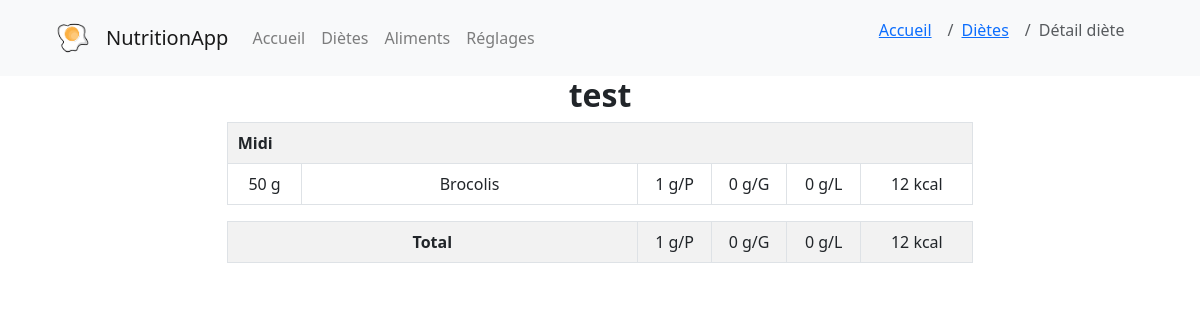
The app's page /voir_diete/1, older data.
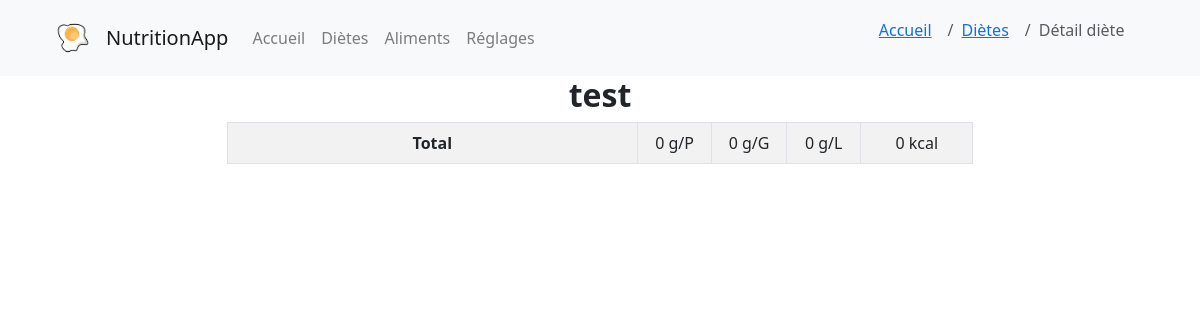
The same page, newer data.
### models/Diete.py (models this page shows, shortened)
class Diete(db.Model):
    id = db.Column(db.Integer, primary_key=True)
    titre_diete = db.Column(db.String(255), nullable=True) # nom de la diete
    createur = db.Column(db.Integer, db.ForeignKey('utilisateur.id'), nullable=True)
    date = db.Column(db.Date, nullable=True)
    createur_obj = db.relationship('Utilisateur', backref=db.backref('dietes'), foreign_keys=[createur])
    def get_by_id(id):
        return Diete.query.get(id)
    def portions_associees(self):
        return Portion.query.join(Aliment).filter(Portion.diete == self.id).order_by(Portion.label_portion, Aliment.titre).all()
    def total_kcal(self):
        return sum([portion.kcal_portion() for portion in self.portions_associees()])
    def total_proteines(self):
        return sum([portion.proteines_portion() for portion in self.portions_associees()])
    def total_glucides(self):
        return sum([portion.glucides_portion() for portion in self.portions_associees()])
    def total_lipides(self):
        return sum([portion.lipides_portion() for portion in self.portions_associees()])

### models/Portion.py (models this page shows, shortened)
class Portion(db.Model):
    id = db.Column(db.Integer, primary_key=True)
    diete = db.Column(db.Integer, db.ForeignKey('diete.id'))
    aliment = db.Column(db.Integer, db.ForeignKey('aliment.id'))
    nombre = db.Column(db.Integer, nullable=False, server_default='0')
    label_portion = db.Column(db.Integer, nullable=False, server_default='0') # 1=matin, 2=collation matin, 3=midi, 4=collation aprem, 5=soir, 6=collation soir
    diete_obj = db.relationship('Diete', backref=db.backref('portions'))
    aliment_obj = db.relationship('Aliment', backref=db.backref('portions'))
    def unite(self):
        return self.aliment_obj.unite
    def kcal_portion(self):
        if self.unite() == 1: # si l'aliment est en unité (kcal * nombre)
            return round(self.aliment_obj.kcal * self.nombre)
        else: # aliment == 0 (kcal * nombre * 0.01 * 100g) ; aliment == 2 (kcal * nombre * 0.01 * 100mL)
            return round(self.aliment_obj.kcal * self.nombre * 0.01)
    def proteines_portion(self):
        if self.unite() == 1:
            return round(self.aliment_obj.proteines * self.nombre)
        else:
            return round(self.aliment_obj.proteines * self.nombre * 0.01)
    def glucides_portion(self):
        if self.unite() == 1:
            return round(self.aliment_obj.glucides * self.nombre)
        else:
            return round(self.aliment_obj.glucides * self.nombre * 0.01)
    def lipides_portion(self):
        if self.unite() == 1:
            return round(self.aliment_obj.lipides * self.nombre)
        else:
            return round(self.aliment_obj.lipides * self.nombre * 0.01)

### models/Aliment.py (models this page shows, shortened)
class Aliment(db.Model):
    id = db.Column(db.Integer, primary_key=True)
    titre = db.Column(db.String(255), nullable=True, unique=True)
    kcal = db.Column(db.Integer, nullable=True, server_default='0')
    proteines = db.Column(db.Integer, nullable=True, server_default='0')
    glucides = db.Column(db.Integer, nullable=True, server_default='0')
    lipides = db.Column(db.Integer, nullable=True, server_default='0')
    categorie = db.Column(db.String(255), nullable=True, server_default="Autre") # légume, fruit, féculent...
    photo = db.Column(db.String(255), nullable=True, server_default='')
    description = db.Column(db.String(255), nullable=True, server_default='')
    unite = db.Column(db.Integer, nullable=True, server_default='0') # 0 = 100g, 1 = 1 unité, 2 = mL
    valide = db.Column(db.Integer, nullable=True, server_default='0') # 0 = non validé, 1 = validé

### app2.py (the view)
@app.route('/voir_diete/<int:id>', methods=['GET', 'POST'])
def voir_diete(id):
    diet = Diete.get_by_id(id)
    return render_template('diete/display_diete.html', root = default_root(), diete=diet)

### app2.py (called while the page is built)
def default_root():
    parsed_url = urlparse(request.url)
    return parsed_url.scheme + "://" + parsed_url.netloc

### templates/diete/display_diete.html
{% extends 'base.html' %}
{% block content %}
{% if not navbar_included %}
{% set navbar_included = true %}
{% set place = ["accueil","dietes","display_diete"] %}
{% with breadcrumb=place %}
    {% include "navbar.html" %}
{% endwith %}
{% endif %}
<link rel="stylesheet" href="{{ url_for('static', filename='css/pages.css') }}">
<div class="content">
        <h2 class="text-center"><b>{{ diete.titre_diete }}</b></h2>
        {% set current_label = [] %}
        {% set percent = [10, 45, 10, 10, 10, 15] %}
        {% for portion in diete.portions_associees() %}
            {% if current_label[-1] != portion.label_portion %}
                    <table class="table table-striped table-bordered full-width-table">
                        {% do current_label.append(portion.label_portion) %}
                            <tr>
                                <th colspan="6" style="padding-left: 10px;">
                                    {% if current_label[-1] == 1 %}
                                        Matin
                                    {% elif current_label[-1] == 3 %}
                                        Midi
                                    {% elif current_label[-1] == 5 %}
                                        Soir
                                    {% else %}
                                        Collation
                                    {% endif %}
                                </th>
                            </tr>
                {% endif %}
                        <tr class="text-center">
                                {% if portion.aliment_obj.unite == 0 %}
                                <td style="width: {{ percent[0] }}%">{{ portion.nombre }} g</td>
                                <td style="width: {{ percent[1] }}%">{{ portion.aliment_obj.titre }}</td>
                                {% elif portion.aliment_obj.unite == 1 %}
                                <td style="width: {{ percent[0] }}%">{{ portion.nombre }}</td>
                                <td style="width: {{ percent[1] }}%">{{ portion.aliment_obj.titre }}</td>
                                {% else %}
                                <td style="width: {{ percent[0] }}%">{{ portion.nombre }} mL</td>
                                <td style="width: {{ percent[1] }}%">{{ portion.aliment_obj.titre }}</td>
                                {% endif %}
                                <td style="width: {{ percent[2] }}%">{{ portion.proteines_portion() }} g/P</td>
                                <td style="width: {{ percent[3] }}%">{{ portion.glucides_portion() }} g/G</td>
                                <td style="width: {{ percent[4] }}%">{{ portion.lipides_portion() }} g/L</td>
                                <td style="width: {{ percent[5] }}%">{{ portion.kcal_portion() }} kcal</td>
                        </tr>
        {% endfor %}
        </table>
        <table class="table table-striped table-bordered">
            <tr class="text-center">
                <th style="width: {{ percent[0] + percent[1] }}%">Total</th>
                <td style="width: {{ percent[2] }}%">{{ diete.total_proteines()|round|int }} g/P</td>
                <td style="width: {{ percent[3] }}%">{{ diete.total_glucides()|round|int }} g/G</td>
                <td style="width: {{ percent[4] }}%">{{ diete.total_lipides()|round|int }} g/L</td>
                <td style="width: {{ percent[5] }}%">{{ diete.total_kcal()|round|int }} kcal</td>
            </tr>
        </table>
</div>
{% endblock %}

### templates/base.html (shortened to what this page needs)
<!DOCTYPE html>
<html lang="fr">
<head>
    <link rel="stylesheet" href="{{root}}{{ url_for('static', filename='css/base.css') }}">
    <link rel="stylesheet" href="https://cdn.jsdelivr.net/npm/bootstrap@4.0.0/dist/css/bootstrap.min.css">
    <link rel="stylesheet" href="https://cdnjs.cloudflare.com/ajax/libs/bootstrap/5.3.0/css/bootstrap.min.css">
</head>
<body>
    {% block content %}
    {% endblock %}
</body>
</html>

### templates/navbar.html (shortened to what this page needs)
<nav class="navbar navbar-expand-lg navbar-light bg-light">
  <a class="navbar-brand ms-5" href="{{url_for('controllers.accueil')}}">
    <div class="d-flex align-items-center">
    <img src="{{url_for('static', filename='images/logo_app.png')}}" alt="logo" width="50" height="50" class="d-inline-block align-text-top">
    <span class="ms-2">NutritionApp</span>
    </div>
  </a>
  <div class="collapse navbar-collapse" id="navbarNavDropdown">
    <ul class="navbar-nav">
      <li class="nav-item {% if page == 'accueil' %}active{% endif %}">
      <a href="{{url_for('controllers.accueil')}}" class="nav-link">Accueil</a>
      </li>
      <li class="nav-item {% if page == 'dietes' %}active{% endif %}">
        <a href="{{url_for('controllers.dietes')}}" class="nav-link">Diètes</a>
      </li>
      <li class="nav-item {% if page == 'aliments' %}active{% endif %}">
        <a href="{{url_for('controllers.aliments')}}" class="nav-link">Aliments</a>
      </li>
      <li class="nav-item {% if page == 'reglages' %}active{% endif %}">
        <a href="{{url_for('controllers.reglages')}}" class="nav-link">Réglages</a>
      </li>
    </ul>
  </div>
  <ol class="breadcrumb" style="margin-right: 2cm;">
    {% if breadcrumb|length > 1 %}
      {% set pretty_name = {
        'accueil': 'Accueil',
        'dietes': 'Diètes',
        'aliments': 'Aliments',
        'reglages': 'Réglages',
        'modifier_diete': 'Modifier diète',
        'changer_diete': 'Changer diète',
        'creer_aliment': 'Créer aliment',
        'display_diete': 'Détail diète',
        'modifier_aliment': 'Modifier aliment'
      } %}
      {% for item in breadcrumb %}
        {% if loop.last %}
          <li class="breadcrumb-item active" aria-current="page">{{pretty_name[item]}}</li>
        {% else %}
          {% set var = "controllers." + item %}
          <li class="breadcrumb-item"><a href="{{url_for(var)}}">{{pretty_name[item]}}</a></li>
        {% endif %}
      {% endfor %}
    {% endif %}
  </ol>
</nav>

### static/css/base.css (style rules this page uses)
html { font-family: 'Roboto', sans-serif; font-size: 16px; line-height: 1.5; color: #333; background-color: #fff; }

### static/css/pages.css (style rules this page uses)
.content { padding: 0cm 6cm 0cm 6cm; }
.table td { text-align: center; }

Row changes from the older to the newer data that the page shows:
removed Portion: label_portion "Midi", {{ percent[0] }} 10 (drawn), nombre "50", {{ percent[1] }} 45 (drawn), aliment_obj.titre "Brocolis", {{ percent[2] }} 10 (drawn), proteines_portion "1", {{ percent[3] }} 10 (drawn), glucides_portion "0", {{ percent[4] }} 10 (drawn), lipides_portion "0", {{ percent[5] }} 15 (drawn), kcal_portion "12"
no longer on this page (row edited): Aliment: total_glucides "0", total_lipides "0", total_kcal "12"
shown differently, row unchanged: Diete "test": total_proteines "1" → (not shown)
Text that changed along with them:
{{ diete.total_proteines()|round|int }}: (not shown) → "0"
{{ diete.total_glucides()|round|int }}: (not shown) → "0"
{{ diete.total_lipides()|round|int }}: (not shown) → "0"
{{ diete.total_kcal()|round|int }}: (not shown) → "0"
